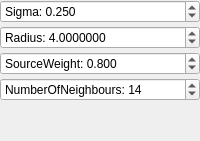
        <widget class="QWidget" name="MinCutSegmentation">
         <layout class="QVBoxLayout" name="verticalLayout_6">
          <property name="spacing">
           <number>3</number>
          </property>
          <property name="leftMargin">
           <number>0</number>
          </property>
          <property name="topMargin">
           <number>0</number>
          </property>
          <property name="rightMargin">
           <number>0</number>
          </property>
          <property name="bottomMargin">
           <number>0</number>
          </property>
          <item>
           <widget class="QDoubleSpinBox" name="dspin_sigma">
            <property name="sizePolicy">
             <sizepolicy hsizetype="Ignored" vsizetype="Fixed">
              <horstretch>0</horstretch>
              <verstretch>0</verstretch>
             </sizepolicy>
            </property>
            <property name="maximumSize">
             <size>
              <width>16777215</width>
              <height>24</height>
             </size>
            </property>
            <property name="toolTip">
             <string>Allows to set the normalization value for the binary potentials as described in the article.</string>
            </property>
            <property name="prefix">
             <string>Sigma: </string>
            </property>
            <property name="decimals">
             <number>3</number>
            </property>
            <property name="maximum">
             <double>99999.000000000000000</double>
            </property>
            <property name="value">
             <double>0.250000000000000</double>
            </property>
           </widget>
          </item>
          <item>
           <widget class="QDoubleSpinBox" name="dspin_radius">
            <property name="maximumSize">
             <size>
              <width>16777215</width>
              <height>24</height>
             </size>
            </property>
            <property name="toolTip">
             <string>Allows to set the radius to the background.</string>
            </property>
            <property name="prefix">
             <string>Radius: </string>
            </property>
            <property name="decimals">
             <number>7</number>
            </property>
            <property name="maximum">
             <double>999.000000000000000</double>
            </property>
            <property name="value">
             <double>4.000000000000000</double>
            </property>
           </widget>
          </item>
          <item>
           <widget class="QDoubleSpinBox" name="dspin_weight">
            <property name="maximumSize">
             <size>
              <width>16777215</width>
              <height>24</height>
             </size>
            </property>
            <property name="toolTip">
             <string>Allows to set weight for source edges. Every edge that comes from the source point will have that weight.</string>
            </property>
            <property name="prefix">
             <string>SourceWeight: </string>
            </property>
            <property name="decimals">
             <number>3</number>
            </property>
            <property name="maximum">
             <double>99999.000000000000000</double>
            </property>
            <property name="value">
             <double>0.800000000000000</double>
            </property>
           </widget>
          </item>
          <item>
           <widget class="QSpinBox" name="spin_neighbour_number">
            <property name="maximumSize">
             <size>
              <width>16777215</width>
              <height>24</height>
             </size>
            </property>
            <property name="toolTip">
             <string>Allows to set the number of neighbours to find.</string>
            </property>
            <property name="prefix">
             <string>NumberOfNeighbours: </string>
            </property>
            <property name="maximum">
             <number>99999</number>
            </property>
            <property name="value">
             <number>14</number>
            </property>
           </widget>
          </item>
          <item>
           <spacer name="verticalSpacer_2">
            <property name="orientation">
             <enum>Qt::Vertical</enum>
            </property>
            <property name="sizeHint" stdset="0">
             <size>
              <width>20</width>
              <height>40</height>
             </size>
            </property>
           </spacer>
          </item>
         </layout>
        </widget>
